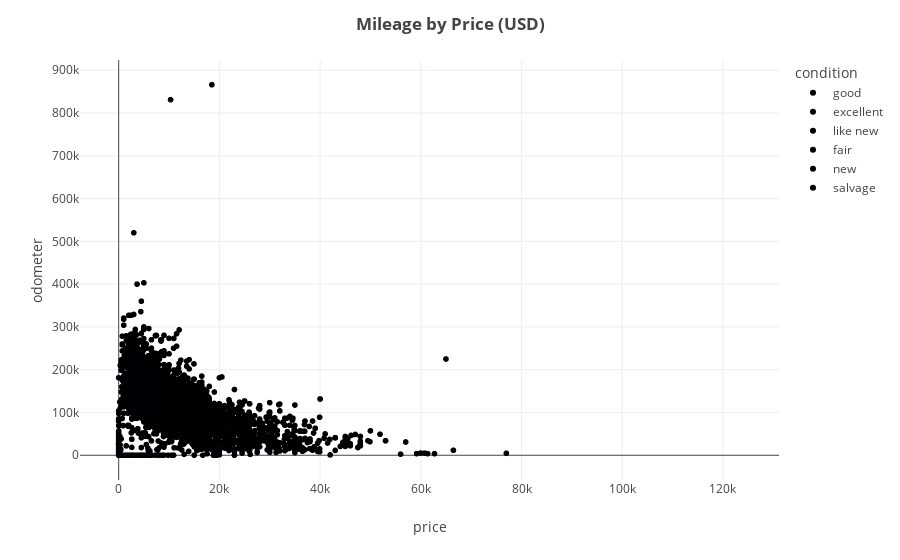

The cell this chart's notebook holds for it:
### Code cell
fig2.show()

### Figure 1 — Plotly figure (JSON) as saved in the notebook; plotly's stock layout.template omitted (floating-point values rounded to 4 significant figures; data arrays with more than 128 entries replaced by an {"elided": "..."} marker saying what was removed)
{"data": [{"hovertemplate": "condition=good<br>price=%{x}<br>odometer=%{y}<extra></extra>", "legendgroup": "good", "marker": {"color": "#000001", "symbol": "circle"}, "mode": "markers", "name": "good", "showlegend": true, "type": "scattergl", "x": {"elided": "1937 int values"}, "xaxis": "x", "y": {"elided": "1937 int values"}, "yaxis": "y"}, {"hovertemplate": "condition=excellent<br>price=%{x}<br>odometer=%{y}<extra></extra>", "legendgroup": "excellent", "marker": {"color": "#000002", "symbol": "circle"}, "mode": "markers", "name": "excellent", "showlegend": true, "type": "scattergl", "x": {"elided": "2956 int values"}, "xaxis": "x", "y": {"elided": "2956 int values"}, "yaxis": "y"}, {"hovertemplate": "condition=like new<br>price=%{x}<br>odometer=%{y}<extra></extra>", "legendgroup": "like new", "marker": {"color": "#000003", "symbol": "circle"}, "mode": "markers", "name": "like new", "showlegend": true, "type": "scattergl", "x": {"elided": "546 int values"}, "xaxis": "x", "y": {"elided": "546 int values"}, "yaxis": "y"}, {"hovertemplate": "condition=fair<br>price=%{x}<br>odometer=%{y}<extra></extra>", "legendgroup": "fair", "marker": {"color": "#000004", "symbol": "circle"}, "mode": "markers", "name": "fair", "showlegend": true, "type": "scattergl", "x": {"elided": "152 int values"}, "xaxis": "x", "y": {"elided": "152 int values"}, "yaxis": "y"}, {"hovertemplate": "condition=new<br>price=%{x}<br>odometer=%{y}<extra></extra>", "legendgroup": "new", "marker": {"color": "#000005", "symbol": "circle"}, "mode": "markers", "name": "new", "showlegend": true, "type": "scattergl", "x": [30000, 7500, 1, 23000, 1, 6500, 30000, 21999, 6995], "xaxis": "x", "y": [6893, 172000, 7500, 12000, 19500, 144000, 13411, 46574, 99371], "yaxis": "y"}, {"hovertemplate": "condition=salvage<br>price=%{x}<br>odometer=%{y}<extra></extra>", "legendgroup": "salvage", "marker": {"color": "#000006", "symbol": "circle"}, "mode": "markers", "name": "salvage", "showlegend": true, "type": "scattergl", "x": [800, 800, 1500, 13200, 1200, 2500, 500, 2500, 1000, 3000, 1500], "xaxis": "x", "y": [null, 174048, 279000, null, null, 100000, 148000, null, 168000, null, 173000], "yaxis": "y"}], "layout": {"legend": {"title": {"text": "condition"}, "tracegroupgap": 0}, "margin": {"t": 60}, "title": {"text": "<b>Mileage by Price (USD)</b>"}, "xaxis": {"anchor": "y", "domain": [0, 1], "title": {"text": "price"}}, "yaxis": {"anchor": "x", "domain": [0, 1], "title": {"text": "odometer"}}}}
